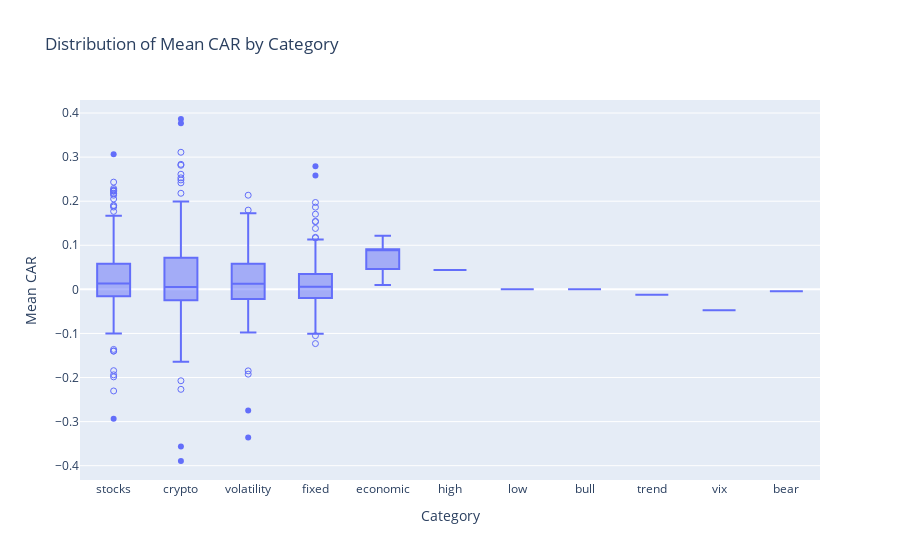

Notebook code cell kept with this figure:
### Code cell
# Category-level summary statistics
category_summary = event_summary_aug.groupby("category")["mean_car"].agg(["mean", "median", "std", "count"]).sort_values("mean", ascending=False)
display(category_summary)
fig = px.box(
    event_summary_aug,
    x="category",
    y="mean_car",
    points="suspectedoutliers",
    title="Distribution of Mean CAR by Category"
)
fig.update_layout(xaxis_title="Category", yaxis_title="Mean CAR")
fig.show()

### Figure 1 — Plotly figure (JSON) as saved in the notebook; plotly's stock layout.template omitted (floating-point values rounded to 4 significant figures; data arrays with more than 128 entries replaced by an {"elided": "..."} marker saying what was removed)
{"data": [{"alignmentgroup": "True", "boxpoints": "suspectedoutliers", "hovertemplate": "category=%{x}<br>mean_car=%{y}<extra></extra>", "legendgroup": "", "marker": {"color": "#636efa"}, "name": "", "notched": false, "offsetgroup": "", "orientation": "v", "showlegend": false, "type": "box", "x": {"elided": "564 str values"}, "x0": " ", "xaxis": "x", "y": {"elided": "564 float values"}, "y0": " ", "yaxis": "y"}], "layout": {"boxmode": "group", "legend": {"tracegroupgap": 0}, "title": {"text": "Distribution of Mean CAR by Category"}, "xaxis": {"anchor": "y", "domain": [0, 1], "title": {"text": "Category"}}, "yaxis": {"anchor": "x", "domain": [0, 1], "title": {"text": "Mean CAR"}}}}
